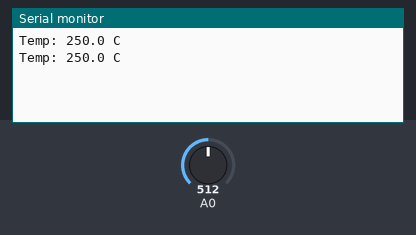
This sketch was run on a simulated Arduino Uno, built with avr-gcc and run on an emulated ATmega328P. Shown: the last lines printed to the serial monitor. The inputs (shaded band) are chosen by the test bench; at power-on: A0 = 512.

Above: at 1.8 s.
1.9 s: A0 set to 716
At 2.6 s:
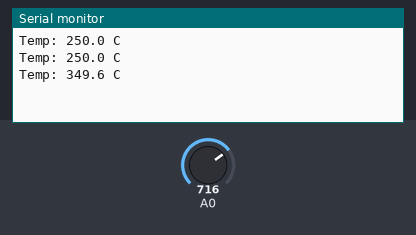
3.4 s: A0 set to 900
At 4.8 s:
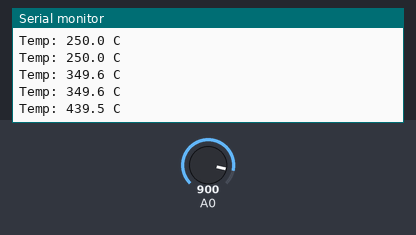
Timing chart, 0 to 6.4 s (numbered marks = the images above; inputs shaded):
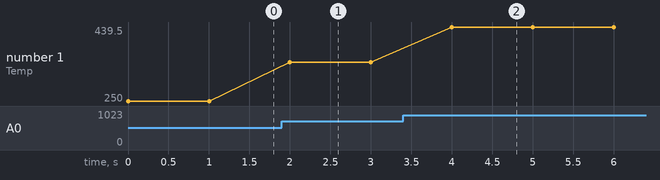

Measured:
- after the input at 1.9 s, the serial monitor: prints a new line after 0.10 s (image 1)
- after the input at 3.4 s, the serial monitor: prints a new line after 0.60 s (image 2)
- plotted number 1: 250 → 349.6 after the input at 1.9 s, 349.6 → 439.5 after the input at 3.4 s

The sketch:

Tempreture_sensor.ino
```cpp
void setup()
{
    Serial.begin(9600);
}

void loop()
{
    unsigned int val;
    float dat;

    val=analogRead(0.0);
    dat= (500.0 * val) /1024.0;

    Serial.print("Temp: ");
    Serial.print(dat,1);
    Serial.println(" C");
    delay(1000);
}
```
